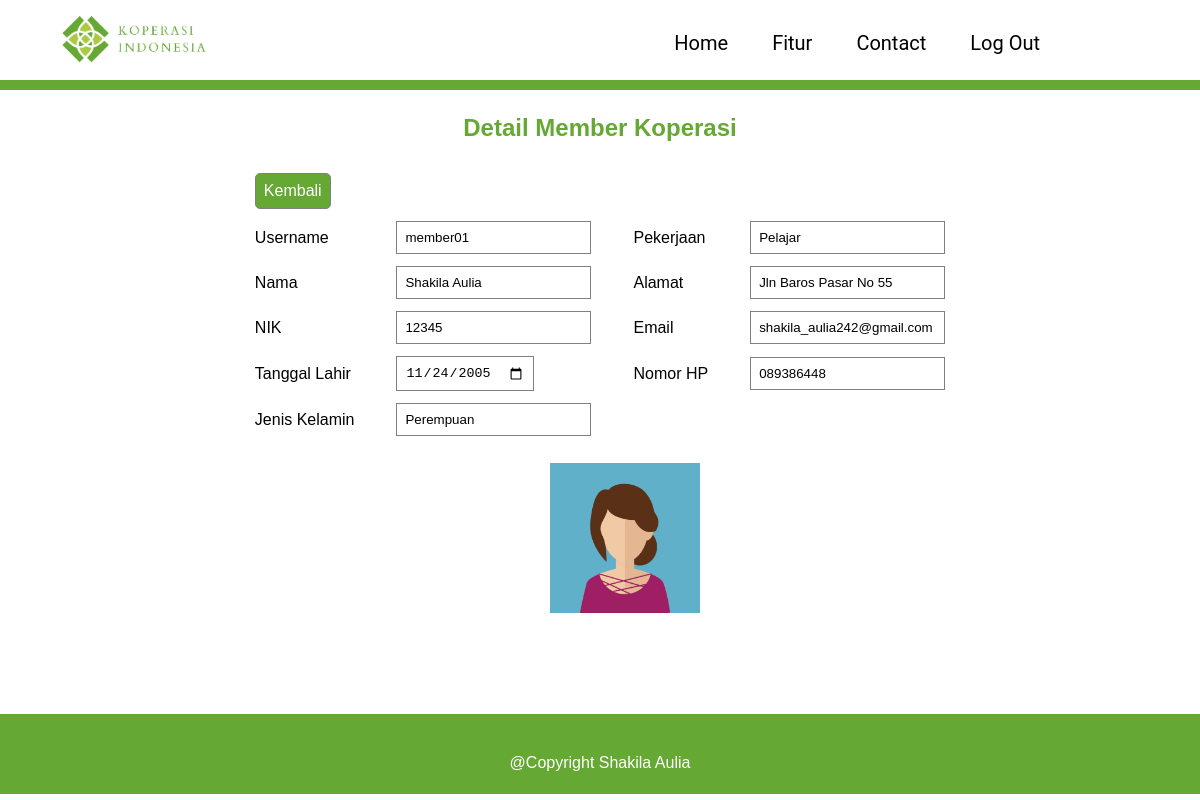
Screenshot of /admin/index.php?page=memberdetail&username=member01 (signed in) with the database file from the repository.
### tables this page shows
CREATE TABLE `tbl_member` (
  `username` varchar(20) NOT NULL,
  `password` varchar(20) NOT NULL,
  `nama` varchar(20) NOT NULL,
  `nik` int(10) NOT NULL,
  `tgl_lahir` date NOT NULL,
  `jenis_kelamin` varchar(10) NOT NULL,
  `pekerjaan` varchar(20) NOT NULL,
  `alamat` text NOT NULL,
  `email` text NOT NULL,
  `no_hp` varchar(20) NOT NULL,
  `tabungan` varchar(20) NOT NULL,
  `pinjaman` varchar(20) NOT NULL,
  `profil` varchar(100) NOT NULL
);

### admin/halaman/member/memberdetail.php (the view)
<?php
    include "../koneksi.php";
    $username = $_GET['username'];
    $ambildata = mysqli_query($sambung, "select * from tbl_member where username='$username'");
    while ($tampildata = mysqli_fetch_array($ambildata)) {
?>
<h3 class="header-fitur">
    <center>Detail Member Koperasi</center>
</h3>
<div class="wrapper-detail">
<table class="table-form" align="center">
            <tr>
                <td><input type="button" value="Kembali" onclick=location.href="index.php?page=member" class="button"></td>
                <td></td>
            </tr>
            <tr>
                <td class="form-header">Username</td>
                <td><input type="text" name="username" value="<?php echo $tampildata['username'] ?>"></td>
                <td class="form-header">Pekerjaan</td>
                <td><input type="text" name="pekerjaan" value="<?php echo $tampildata['pekerjaan'] ?>"></td>
            </tr>
            <tr>
                <td class="form-header">Nama</td>
                <td><input type="text" name="nama" value="<?php echo $tampildata['nama'] ?>"></td>
                <td class="form-header">Alamat</td>
                <td><input type="text" name="alamat" value="<?php echo $tampildata['alamat'] ?>"></td>
            </tr>
            <tr>
                <td class="form-header">NIK</td>
                <td><input type="text" name="nik" value="<?php echo $tampildata['nik'] ?>"></td>
                <td class="form-header">Email</td>
                <td><input type="text" name="email" value="<?php echo $tampildata['email'] ?>"></td>
            </tr>
            <tr>
                <td class="form-header">Tanggal Lahir</td>
                <td><input type="date" name="tgl_lahir" value="<?php echo $tampildata['tgl_lahir'] ?>"></td>
                <td class="form-header">Nomor HP</td>
                <td><input type="text" name="no_hp" value="<?php echo $tampildata['no_hp'] ?>"></td>
            </tr>
            <tr>
                <td class="form-header">Jenis Kelamin</td>
                <td><input type="text" name="jenis_kelamin" value="<?php echo $tampildata['jenis_kelamin'] ?>"
            </tr>
        </table>
<div class="img-wrapper-detail">
    <img src="<?php echo 'halaman/member/gambar/' . $tampildata['profil']; ?>" height="150px">
</div>
</div>
<?php
}
?>

### admin/index.php (shortened to what this page needs)
<!DOCTYPE html>
<html>
    <head>
        <link rel="stylesheet" type="text/css" href="style.css">
    </head>
    <body>
        <div class="wrapper">
        <?php
             include "menu.php";
             include "konten.php";
             include "footer.php";
            ?>
        </div>
    </body>
</html>

### admin/menu.php
<div class="nav">
                <div class="logo">
                    <a href="#" >
                        <img src="../image/logo.png">
                    </a>
                </div>
                <ul>
                    <li><a href="index.php?page=home">Home</a></li>
                    <li><a href="index.php?page=fitur">Fitur</a></li>
                    <li><a href="index.php?page=kontak">Contact</a></li>
                    <li><a href="../logout.php">Log Out</a></li>
                </ul>
            </div>

### admin/konten.php (shortened to what this page needs)
<div class="konten">
<?php
    $page = (isset($_GET['page']))? $_GET['page'] : "home";
    switch ($page) {
    case 'memberdetail':
    include "halaman/member/memberdetail.php";
    break;
            }
            ?>
</div>

### admin/footer.php
<div class="footer">@Copyright Shakila Aulia</div>

### admin/style.css (style rules this page uses)
html { margin: 0; padding: 0; width: 100%; }
body { margin: 0; padding: 0; width: 100%; height: 100%; background-color: #fff; display: block; }
.logo { float: left; margin-left: 46px; margin-bottom: 20px; }
.logo img { width: 180px; }
.nav { top: 0; left: 0; margin: 0; padding: 0; height: 80px; width: 100%; background-color: #fff; border-bottom: 10px solid #65A834; }
.nav ul { list-style: none; cursor: pointer; float: right; margin-right: 140px; display: block; }
.nav ul li { list-style: none; display: inline-block; color: #000; font-family: "Roboto", sans-serif; font-weight: 400; font-size: 20px; }
.nav ul li a { text-decoration: none; font-weight: 400; font-size: 20px; color: #000; padding: 15px 20px; display: block; }
.konten { width: 100%; height: 600px; }
.footer { width: 100%; height: 40px; background-color: #65A834; text-align: center; padding-top: 40px; color: #fff; font-family: 'Quicksand', sans-serif; }
.header-fitur { font-family: 'Noto Serif JP', sans-serif; font-weight: bolder; font-size: 1.5em; color: #65A834; }
.table-form { font-family: 'Noto Serif JP', sans-serif; }
.table-form td { padding: 5px 20px; }
.button { border: solid #65A834; outline: none; padding: 8px; width: 100; color: #fff; font-size: 16px; cursor: pointer; border-radius: 5px; background-color: #65A834; }
.table-form input { border: none; padding: 8px; border: 1px solid gray; }
.img-wrapper-detail { margin: 20px 550px; }

### rows the page displays
tbl_member: username "member01", pekerjaan "Pelajar", nama "Shakila Aulia", alamat "Jln Baros Pasar No 55", nik "12345", email "shakila_aulia242@gmail.com", tgl_lahir "11/24/2005", no_hp "089386448", jenis_kelamin "Perempuan", profil (picture)
